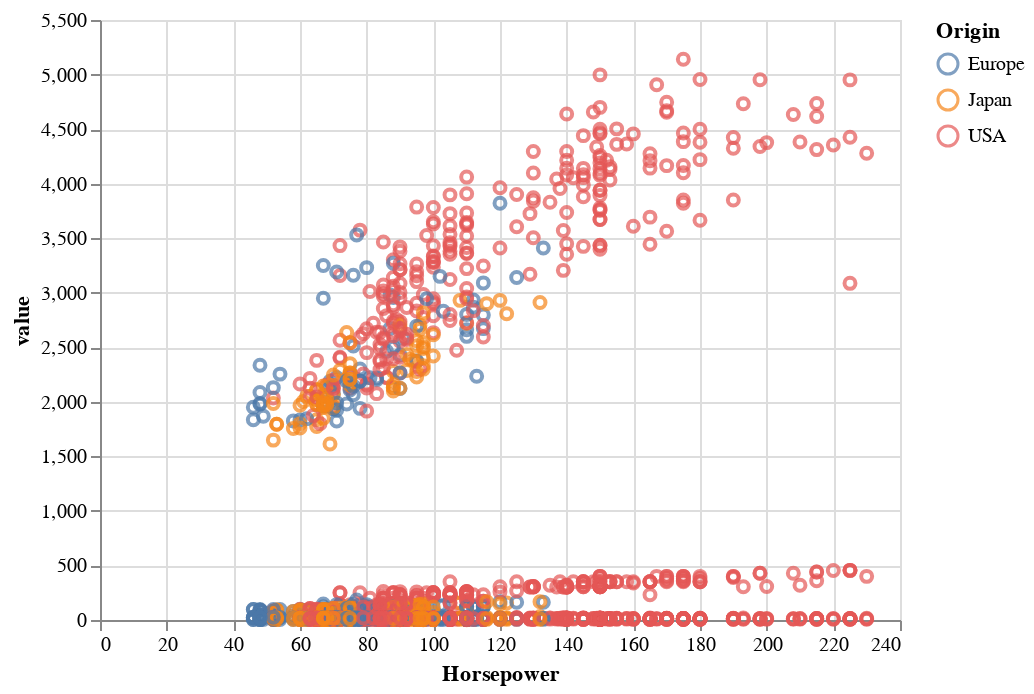

Notebook cell for this chart:
### Code cell
import pandas as pd

cars = pd.melt(data.cars(), ['Horsepower', 'Origin', 'Name', 'Year'])
cars.head()

select_box = alt.binding_select(options=list(cars['variable'].unique()))
selection = alt.selection_single(name='y_axis', fields=['variable'], bind=select_box)

alt.Chart(cars).mark_point().encode(
    x='Horsepower',
    y='value',
    color='Origin',
    tooltip='Name'
).add_selection(
    selection
).transform_filter(
    selection
)

### Figure 1 — Vega-Lite specification as saved in the notebook (floating-point values rounded to 4 significant figures; data arrays with more than 128 entries replaced by an {"elided": "..."} marker saying what was removed)
{"config": {"view": {"continuousWidth": 400, "continuousHeight": 300}}, "data": {"name": "data-a8c47c5af76bc44acce0063deea39d79"}, "mark": "point", "encoding": {"color": {"type": "nominal", "field": "Origin"}, "tooltip": {"type": "nominal", "field": "Name"}, "x": {"type": "quantitative", "field": "Horsepower"}, "y": {"type": "quantitative", "field": "value"}}, "selection": {"y_axis": {"type": "single", "fields": ["variable"], "bind": {"input": "select", "options": ["Miles_per_Gallon", "Cylinders", "Displacement", "Weight_in_lbs", "Acceleration"]}}}, "transform": [{"filter": {"selection": "y_axis"}}], "$schema": "https://vega.github.io/schema/vega-lite/v4.0.2.json", "datasets": {"data-a8c47c5af76bc44acce0063deea39d79": {"elided": "2030 records"}}}
